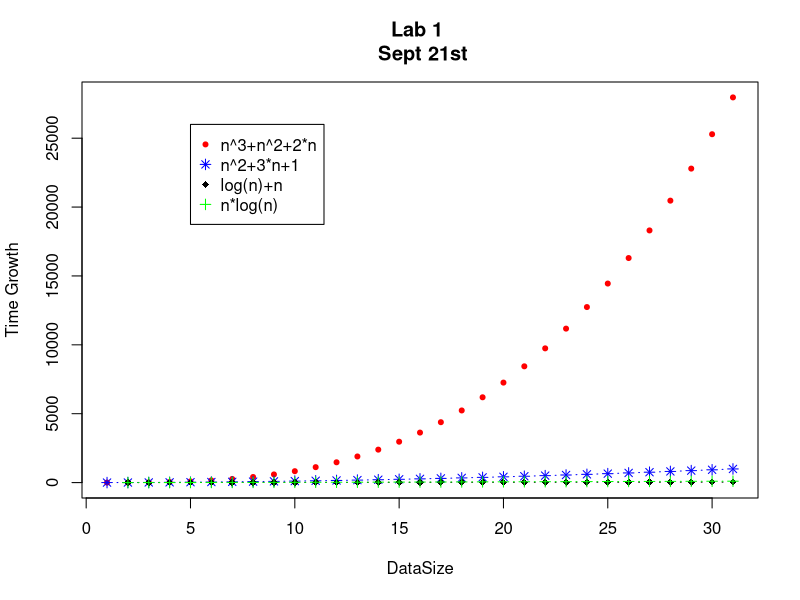
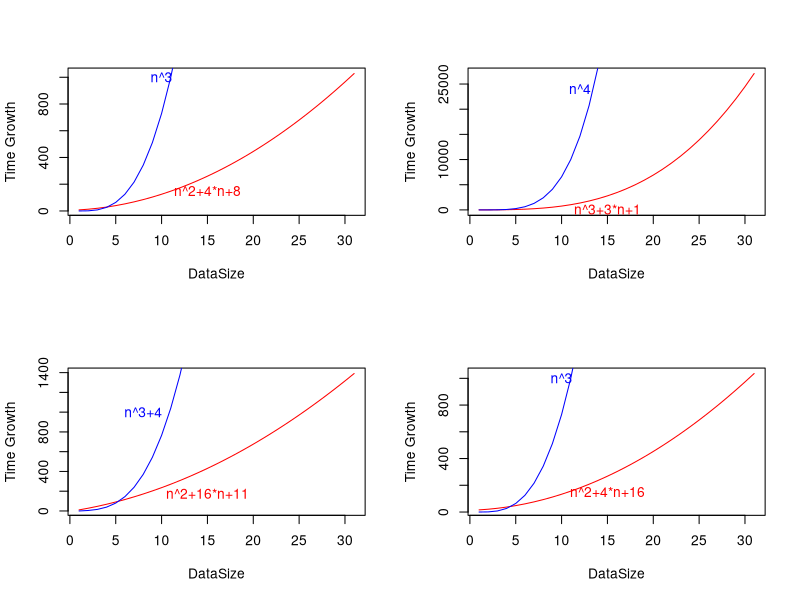

Here is the R script that generated these plots, in order:
n<-0:30
m<-c("n^3+n^2+2*n","n^2+3*n+1","log(n)+n","n*log(n)")
s<-c("red","blue","black","green")
v<-c(20,8,18,3)
v1<-c("-","-")

par(mfrow=c(1,1))
plot(n^3+n^2+2*n,pch=v[1],xlab="DataSize",ylab="Time Growth",col=s[1])

lines(n^2+3*n+1,type = "b", pch = v[2], col = s[2])
lines(log(n)+n,type = "b", pch = v[3],col=s[3])
lines(n*log(n),type = "b", pch = v[4],col=s[4])

title("Lab 1 \n Sept 21st" )
legend(5,26000,col=s,m,pch=v)

x11()
par(mfrow=c(2,2))

#x11()
plot(n^2+4*n+8,type = "l",xlab="DataSize",ylab="Time Growth",col=s[1])
lines(n^3,col=s[2])
text(x=15, y=150,label="n^2+4*n+8",col=s[1])
text(x=10, y=1000,label="n^3",col=s[2])

#x11()
plot(n^3+3*n+1,type = "l",xlab="DataSize",ylab="Time Growth",col=s[1])
lines(n^4,col=s[2])
text(x=15, y=100,label="n^3+3*n+1",col=s[1])
text(x=12, y=24000,label="n^4",col=s[2])

#x11()
plot(n^2+16*n+11,type = "l",xlab="DataSize",ylab="Time Growth",col=s[1])
lines(n^3+4*n,col=s[2])
text(x=15, y=175,label="n^2+16*n+11",col=s[1])
text(x=8, y=1000,label="n^3+4",col=s[2])

#x11()
plot(n^2+4*n+16,type = "l",xlab="DataSize",ylab="Time Growth",col=s[1])
lines(n^3,col=s[2])
text(x=15, y=150,label="n^2+4*n+16",col=s[1])
text(x=10, y=1000,label="n^3",col=s[2])
